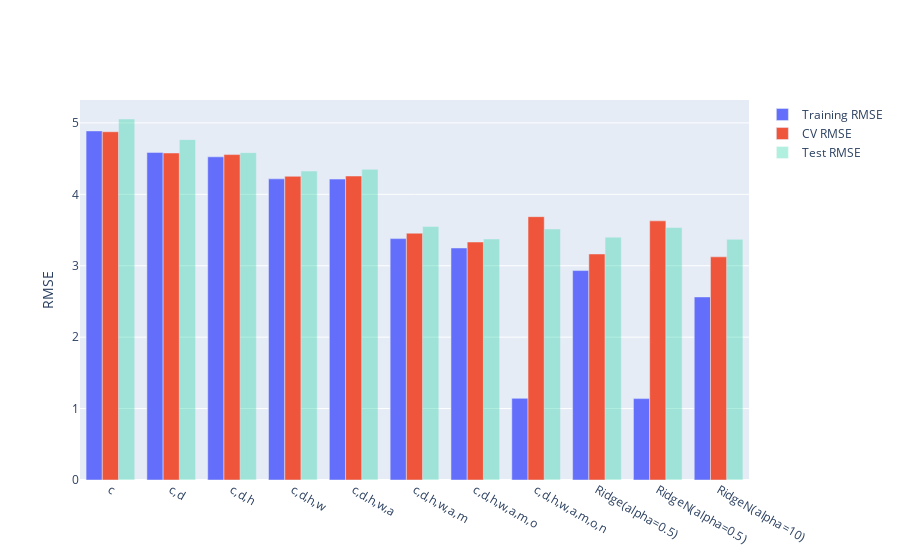

Notebook code for this chart:
### Code cell
ridge_model.fit(tr, tr['mpg'])
models["RidgeN(alpha=10)"] = ridge_model
compare_models(models)

### Figure 1 — Plotly figure (JSON) as saved in the notebook; plotly's stock layout.template omitted (floating-point values rounded to 4 significant figures)
{"data": [{"name": "Training RMSE", "type": "bar", "x": ["c", "c,d", "c,d,h", "c,d,h,w", "c,d,h,w,a", "c,d,h,w,a,m", "c,d,h,w,a,m,o", "c,d,h,w,a,m,o,n", "Ridge(alpha=0.5)", "RidgeN(alpha=0.5)", "RidgeN(alpha=10)"], "y": [4.888, 4.588, 4.525, 4.217, 4.214, 3.38, 3.249, 1.144, 2.933, 1.14, 2.563]}, {"name": "CV RMSE", "type": "bar", "x": ["c", "c,d", "c,d,h", "c,d,h,w", "c,d,h,w,a", "c,d,h,w,a,m", "c,d,h,w,a,m,o", "c,d,h,w,a,m,o,n", "Ridge(alpha=0.5)", "RidgeN(alpha=0.5)", "RidgeN(alpha=10)"], "y": [4.877, 4.579, 4.557, 4.253, 4.257, 3.456, 3.332, 3.688, 3.165, 3.628, 3.125]}, {"name": "Test RMSE", "opacity": 0.3, "type": "bar", "x": ["c", "c,d", "c,d,h", "c,d,h,w", "c,d,h,w,a", "c,d,h,w,a,m", "c,d,h,w,a,m,o", "c,d,h,w,a,m,o,n", "Ridge(alpha=0.5)", "RidgeN(alpha=0.5)", "RidgeN(alpha=10)"], "y": [5.055, 4.766, 4.584, 4.326, 4.35, 3.551, 3.375, 3.515, 3.4, 3.534, 3.37]}], "layout": {"yaxis": {"title": {"text": "RMSE"}}}}
